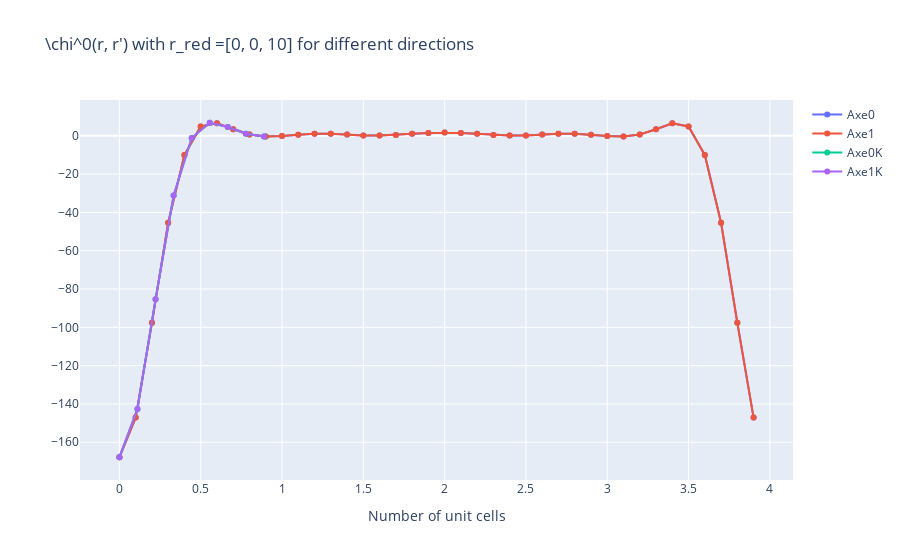

Notebook code for this chart:
### Code cell
trace1 = go.Scatter(x = X1_slab, y = Y1_slab, mode = "lines+markers", name = "Axe0")

trace2 = go.Scatter(x = X2_slab, y = Y2_slab, mode = "lines+markers", name = "Axe1" )

trace3 = go.Scatter(x = X3_slab, y = Y3_slab, mode = "lines+markers", name = "Axe2" )

trace4 = go.Scatter(x = X1R_slab, y = Y1R_slab, mode = "lines+markers", name = "Axe0K" )

trace5 = go.Scatter(x = X2R_slab, y = Y2R_slab, mode = "lines+markers", name = "Axe1K" )

trace6 = go.Scatter(x = X3R_slab, y = Y3R_slab, mode = "lines+markers", name = "Axe2K" )

data = [trace1, trace2, trace4, trace5]
layout = dict(title = '\chi^0(r, r\') with r_red ='+str(R1D_slab)+' for different directions',
              xaxis= dict(title= 'Number of unit cells',ticklen= 5,zeroline= False),
             )
fig = go.Figure(dict(data = data, layout = layout))
fig.show()

### Figure 1 — Plotly figure (JSON) as saved in the notebook; plotly's stock layout.template omitted (floating-point values rounded to 4 significant figures)
{"data": [{"mode": "lines+markers", "name": "Axe0", "type": "scatter", "x": [0, 0.1, 0.2, 0.3, 0.4, 0.5, 0.6, 0.7, 0.8, 0.9, 1, 1.1, 1.2, 1.3, 1.4, 1.5, 1.6, 1.7, 1.8, 1.9, 2, 2.1, 2.2, 2.3, 2.4, 2.5, 2.6, 2.7, 2.8, 2.9, 3, 3.1, 3.2, 3.3, 3.4, 3.5, 3.6, 3.7, 3.8, 3.9], "y": [-167.8, -147.1, -97.65, -45.43, -10.05, 4.803, 6.473, 3.374, 0.5984, -0.4083, -0.2178, 0.4603, 1.056, 1.08, 0.585, 0.1619, 0.06182, 0.3606, 0.9557, 1.454, 1.64, 1.454, 0.9557, 0.3606, 0.06182, 0.1619, 0.585, 1.08, 1.056, 0.4603, -0.2178, -0.4083, 0.5984, 3.374, 6.473, 4.803, -10.05, -45.43, -97.65, -147.1]}, {"mode": "lines+markers", "name": "Axe1", "type": "scatter", "x": [0, 0.1, 0.2, 0.3, 0.4, 0.5, 0.6, 0.7, 0.8, 0.9, 1, 1.1, 1.2, 1.3, 1.4, 1.5, 1.6, 1.7, 1.8, 1.9, 2, 2.1, 2.2, 2.3, 2.4, 2.5, 2.6, 2.7, 2.8, 2.9, 3, 3.1, 3.2, 3.3, 3.4, 3.5, 3.6, 3.7, 3.8, 3.9], "y": [-167.8, -147.1, -97.65, -45.43, -10.05, 4.803, 6.473, 3.374, 0.5985, -0.4083, -0.2178, 0.4603, 1.056, 1.08, 0.585, 0.1619, 0.06182, 0.3606, 0.9557, 1.454, 1.64, 1.454, 0.9557, 0.3606, 0.06182, 0.1619, 0.585, 1.08, 1.056, 0.4603, -0.2178, -0.4083, 0.5985, 3.374, 6.473, 4.803, -10.05, -45.43, -97.65, -147.1]}, {"mode": "lines+markers", "name": "Axe0K", "type": "scatter", "x": [0, 0.1111, 0.2222, 0.3333, 0.4444, 0.5556, 0.6667, 0.7778, 0.8889], "y": [-167.8, -142.6, -85.38, -31.24, -1.219, 6.759, 4.543, 1.064, -0.3709]}, {"mode": "lines+markers", "name": "Axe1K", "type": "scatter", "x": [0, 0.1111, 0.2222, 0.3333, 0.4444, 0.5556, 0.6667, 0.7778, 0.8889], "y": [-167.8, -142.6, -85.38, -31.24, -1.219, 6.759, 4.543, 1.064, -0.3709]}], "layout": {"title": {"text": "\\chi^0(r, r') with r_red =[0, 0, 10] for different directions"}, "xaxis": {"ticklen": 5, "title": {"text": "Number of unit cells"}, "zeroline": false}}}
